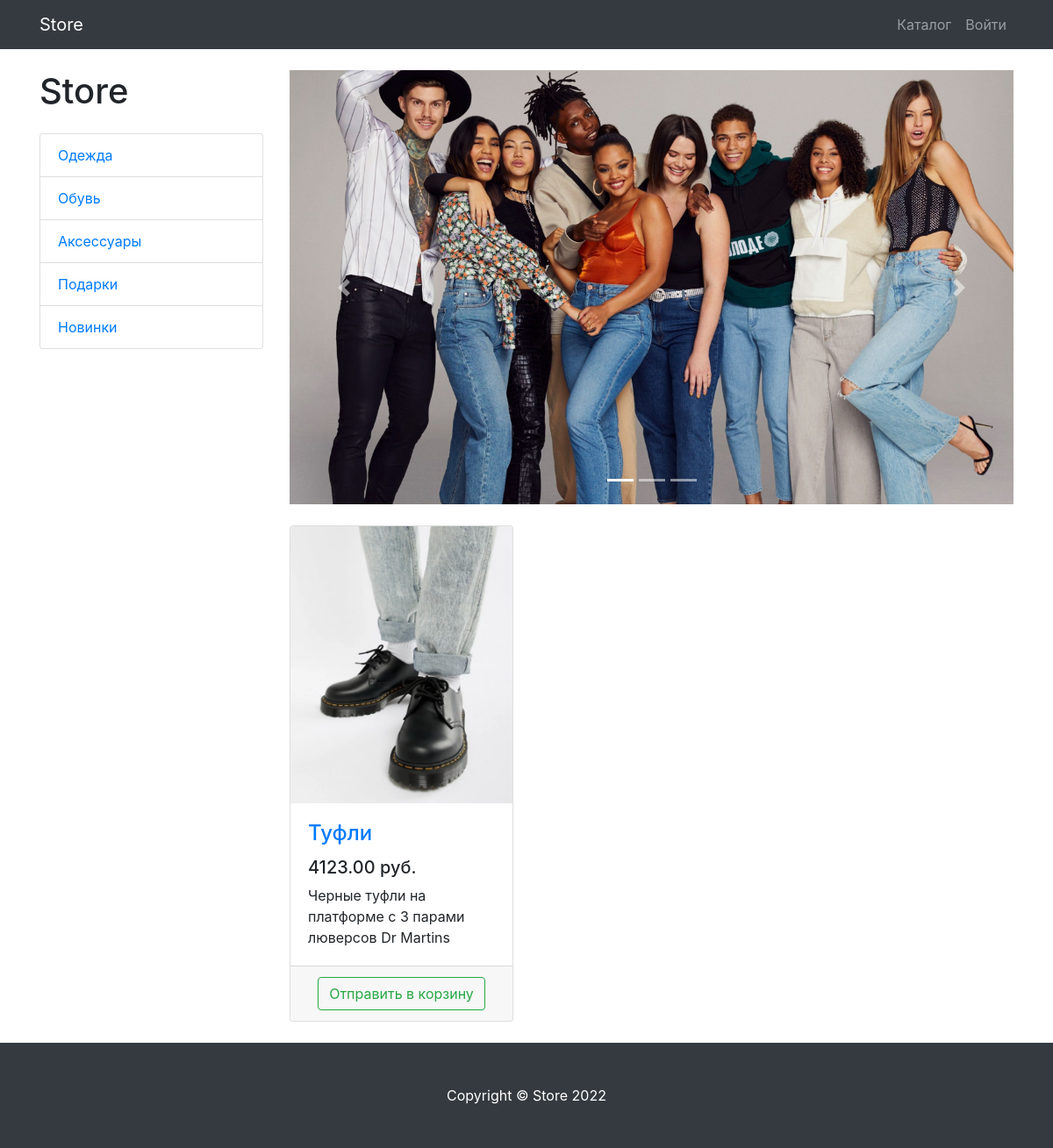
/products/category/2, run on the app's committed database.
### products/models.py (models this page shows, shortened)
class ProductCategory(models.Model):
    name = models.CharField(max_length=128)
    description = models.TextField(blank=True, null=True)
    class Meta:
        verbose_name = 'категория'
        verbose_name_plural = 'категории'

class Product(models.Model):
    name = models.CharField(max_length=256)
    description = models.TextField(blank=True, null=True)
    price = models.DecimalField(max_digits=6, decimal_places=2)
    quantity = models.PositiveIntegerField(default=0)
    image = models.ImageField(upload_to='products_images')
    category = models.ForeignKey(to=ProductCategory, on_delete = models.CASCADE)
    class Meta:
            verbose_name = 'продукт'
            verbose_name_plural = 'продукты'

### products/views.py (the view)
# urls.py: path('', ProductsListView.as_view(), name='index'),
class ProductsListView(TitleMixin, ListView):
    model = Product
    template_name = 'products/products.html'
    paginate_by = 3
    title = 'Store - Каталог'
    def get_queryset(self):
        queryset = super(ProductsListView, self).get_queryset()
        category_id = self.kwargs.get('category_id')
        return queryset.filter(category_id=category_id) if category_id else queryset
    def get_context_data(self, *, object_list=None, **kwargs):
        context = super(ProductsListView, self).get_context_data()
        context['categories'] = ProductCategory.objects.all()
        return context

### common/views.py (called while the page is built)
    def get_context_data(self, **kwargs):
        context = super(TitleMixin, self).get_context_data(**kwargs)
        context["title"] = self.title
        return context

### products/context_processors.py (called while the page is built)
def baskets(request):
    user = request.user
    return {'baskets': Basket.objects.filter(user=user) if user.is_authenticated else []}

### products/templates/products/products.html (shortened to what this page needs)
{% extends "products/base.html" %}
{% load static %}
{% block css %}
    <link href="{% static "vendor/css/products.css" %} " rel="stylesheet">
{% endblock  %}
{% block content %}
    <div class="container">
        <div class="row">
            <div class="col-lg-3">
                <h1 class="my-4">Store</h1>
                <div class="list-group">
                    {% for category in categories %}
                    <a href="{% url "products:category" category.id %}" class="list-group-item">
                        {{ category.name }}
                    </a>
                    {% endfor %}
                </div>
            </div>
            <div class="col-lg-9">
                <div id="carouselExampleIndicators" class="carousel slide my-4" data-ride="carousel">
                    <ol class="carousel-indicators">
                        <li data-target="#carouselExampleIndicators" data-slide-to="0" class="active"></li>
                        <li data-target="#carouselExampleIndicators" data-slide-to="1"></li>
                        <li data-target="#carouselExampleIndicators" data-slide-to="2"></li>
                    </ol>
                    <div class="carousel-inner" role="listbox">
                        <div class="carousel-item active">
                            <img class="d-block img-fluid" src="/static/vendor/img/slides/slide-1.jpg" alt="First slide">
                        </div>
                    </div>
                    <a class="carousel-control-prev" href="#carouselExampleIndicators" role="button" data-slide="prev">
                        <span class="carousel-control-prev-icon" aria-hidden="true"></span>
                    </a>
                    <a class="carousel-control-next" href="#carouselExampleIndicators" role="button" data-slide="next">
                        <span class="carousel-control-next-icon" aria-hidden="true"></span>
                    </a>
                </div>
                <div class="row">
                    {% for product in object_list %}
                        <div class="col-lg-4 col-md-6 mb-4">
                            <div class="card h-100">
                                <a href="#">
                                    <img class="card-img-top"
                                    src="{{ product.image.url }}"
                                    alt="">
                                </a>
                                <div class="card-body">
                                    <h4 class="card-title">
                                        <a href="#">{{ product.name }}</a>
                                    </h4>
                                    <h5>{{ product.price }} руб.</h5>
                                    <p class="card-text">{{ product.description }}</p>
                                </div>
                                <div class="card-footer text-center">
                                    <a class ="btn btn-outline-success"
                                        href="{% url "products:basket_add" product.id %}">
                                        Отправить в корзину
                                    </a>
                                </div>
                            </div>
                        </div>
                    {% endfor %}
                </div>
            </div>
        </div>
    </div>
{% endblock  %}
{% block footer %}
    <footer class="py-5 bg-dark">
        <div class="container">
            <p class="m-0 text-center text-white">Copyright &copy; Store 2022</p>
        </div>
    </footer>
{% endblock  %}

### data on the page
ProductCategory: name "Одежда"
ProductCategory: name "Обувь"
ProductCategory: name "Аксессуары"
ProductCategory: name "Подарки"
ProductCategory: name "Новинки"
Product: image (picture), name "Туфли", price "4123.00", description "Черные туфли на платформе с 3 парами люверсов Dr Martins"
